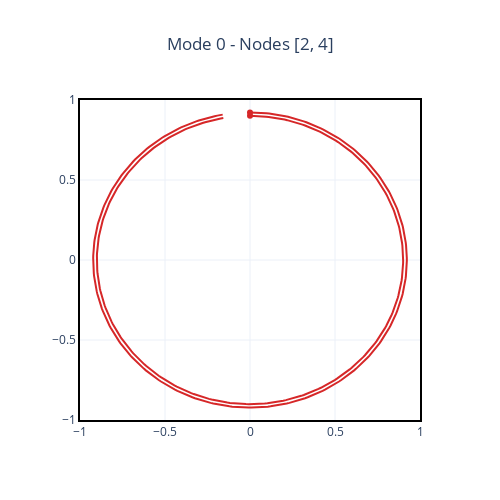
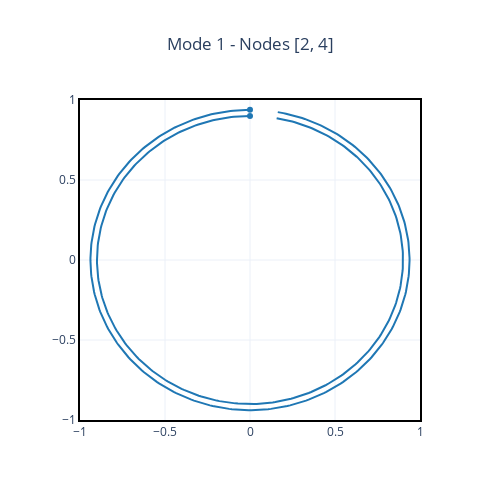

The notebook cell these images were saved under, in order:
### Code cell
for mode in range(7):
    display(modal.plot_orbit(mode, nodes=[2, 4]))

### Figure 1 — Plotly figure (JSON) as saved in the notebook; plotly's stock layout.template omitted (floating-point values rounded to 4 significant figures; data arrays with more than 128 entries replaced by an {"elided": "..."} marker saying what was removed)
{"data": [{"line": {"color": "#d62728"}, "mode": "lines", "name": "node 2<br>Backward", "showlegend": false, "type": "scatter", "x": {"elided": "350 float values"}, "y": {"elided": "350 float values"}}, {"marker": {"color": "#d62728"}, "mode": "markers", "name": "node 2", "showlegend": false, "type": "scatter", "x": [1.247e-11], "y": [0.9009]}, {"line": {"color": "#d62728"}, "mode": "lines", "name": "node 4<br>Backward", "showlegend": false, "type": "scatter", "x": {"elided": "350 float values"}, "y": {"elided": "350 float values"}}, {"marker": {"color": "#d62728"}, "mode": "markers", "name": "node 4", "showlegend": false, "type": "scatter", "x": [1.289e-11], "y": [0.9226]}], "layout": {"autosize": false, "height": 500, "title": {"text": "Mode 0 - Nodes [2, 4]", "x": 0.5, "xanchor": "center"}, "width": 500, "xaxis": {"range": [-1, 1]}, "yaxis": {"range": [-1, 1]}}}

### Figure 2 — Plotly figure (JSON) as saved in the notebook; plotly's stock layout.template omitted (floating-point values rounded to 4 significant figures; data arrays with more than 128 entries replaced by an {"elided": "..."} marker saying what was removed)
{"data": [{"line": {"color": "#1f77b4"}, "mode": "lines", "name": "node 2<br>Forward", "showlegend": false, "type": "scatter", "x": {"elided": "350 float values"}, "y": {"elided": "350 float values"}}, {"marker": {"color": "#1f77b4"}, "mode": "markers", "name": "node 2", "showlegend": false, "type": "scatter", "x": [-1.237e-11], "y": [0.9002]}, {"line": {"color": "#1f77b4"}, "mode": "lines", "name": "node 4<br>Forward", "showlegend": false, "type": "scatter", "x": {"elided": "350 float values"}, "y": {"elided": "350 float values"}}, {"marker": {"color": "#1f77b4"}, "mode": "markers", "name": "node 4", "showlegend": false, "type": "scatter", "x": [-1.281e-11], "y": [0.9386]}], "layout": {"autosize": false, "height": 500, "title": {"text": "Mode 1 - Nodes [2, 4]", "x": 0.5, "xanchor": "center"}, "width": 500, "xaxis": {"range": [-1, 1]}, "yaxis": {"range": [-1, 1]}}}
